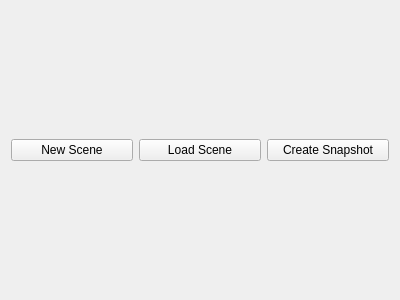
<?xml version="1.0" encoding="UTF-8"?>
<ui version="4.0">
 <class>vrSimpleExampleGUI</class>
 <widget class="QWidget" name="vrSimpleExampleGUI">
  <property name="geometry">
   <rect>
    <x>0</x>
    <y>0</y>
    <width>400</width>
    <height>300</height>
   </rect>
  </property>
  <property name="windowTitle">
   <string>vrSimpleExample</string>
  </property>
  <property name="group" stdset="0">
   <string>Scripts</string>
  </property>
  <layout class="QHBoxLayout" name="horizontalLayout">
   <item>
    <widget class="QPushButton" name="_new_scene">
     <property name="text">
      <string>New Scene</string>
     </property>
    </widget>
   </item>
   <item>
    <widget class="QPushButton" name="_load_scene">
     <property name="text">
      <string>Load Scene</string>
     </property>
    </widget>
   </item>
   <item>
    <widget class="QPushButton" name="_create_snapshot">
     <property name="text">
      <string>Create Snapshot</string>
     </property>
    </widget>
   </item>
  </layout>
 </widget>
 <resources/>
 <connections/>
</ui>
